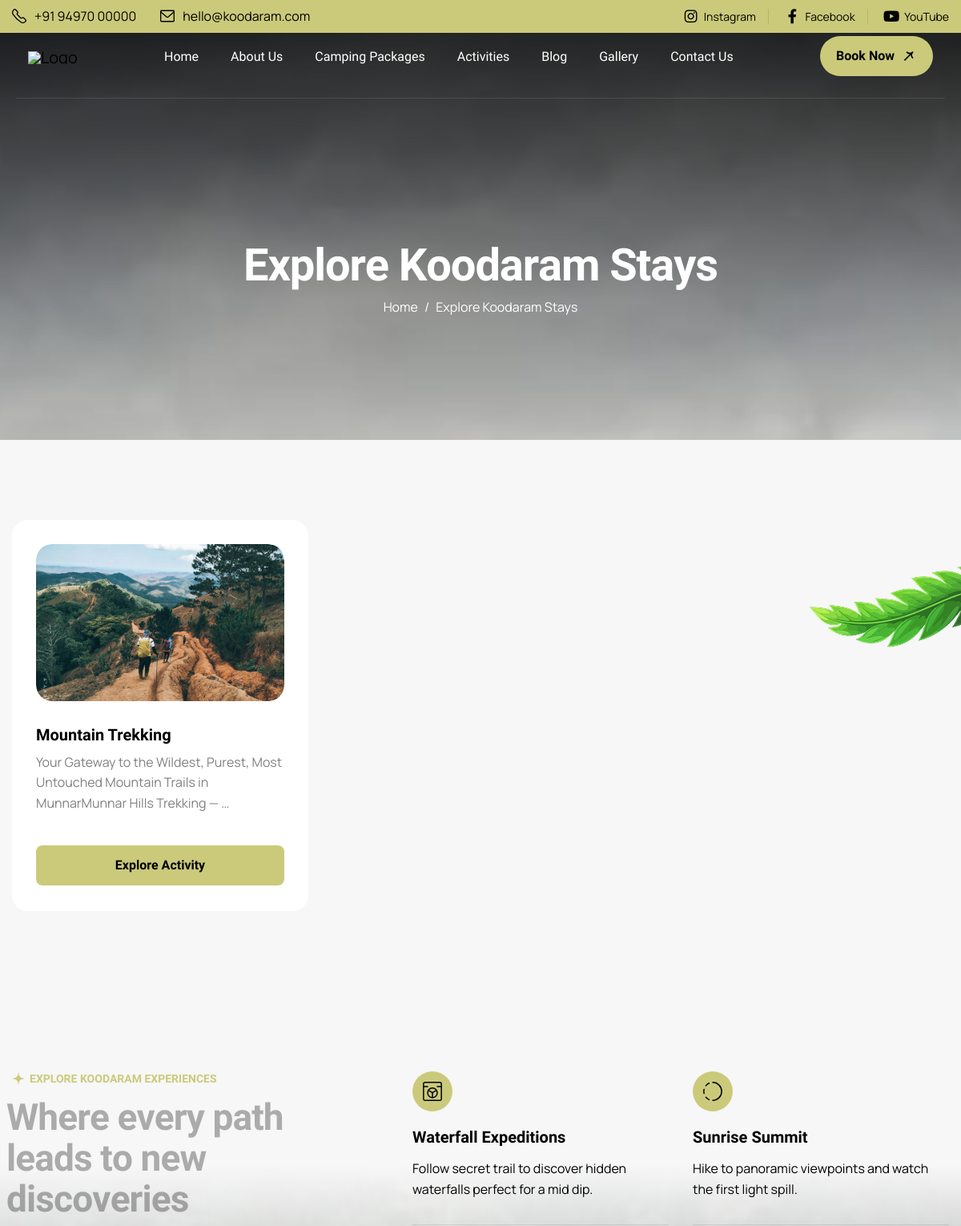
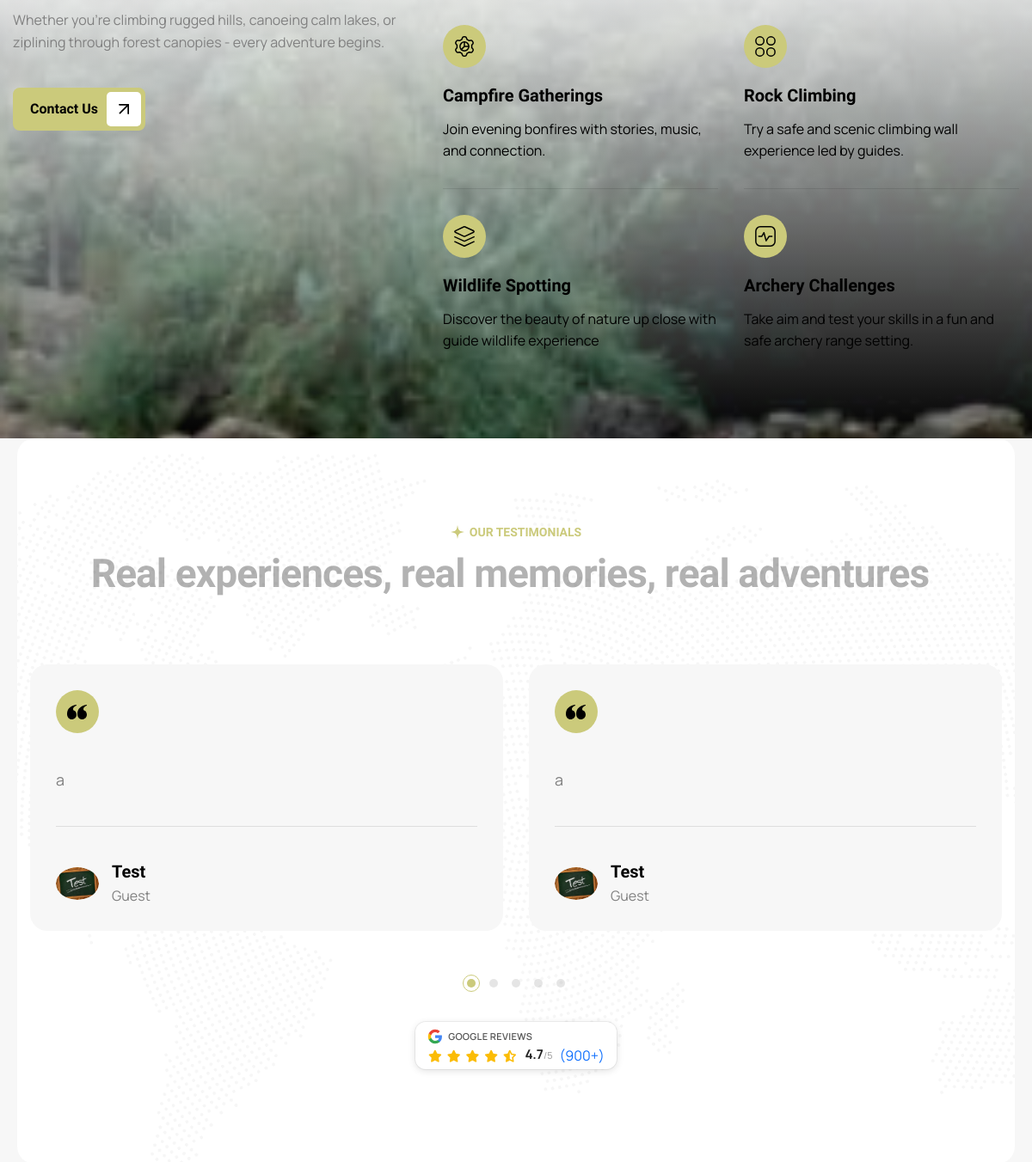
The page /activities/ (upper part) on the database as committed earlier (2 pictures, top to bottom).
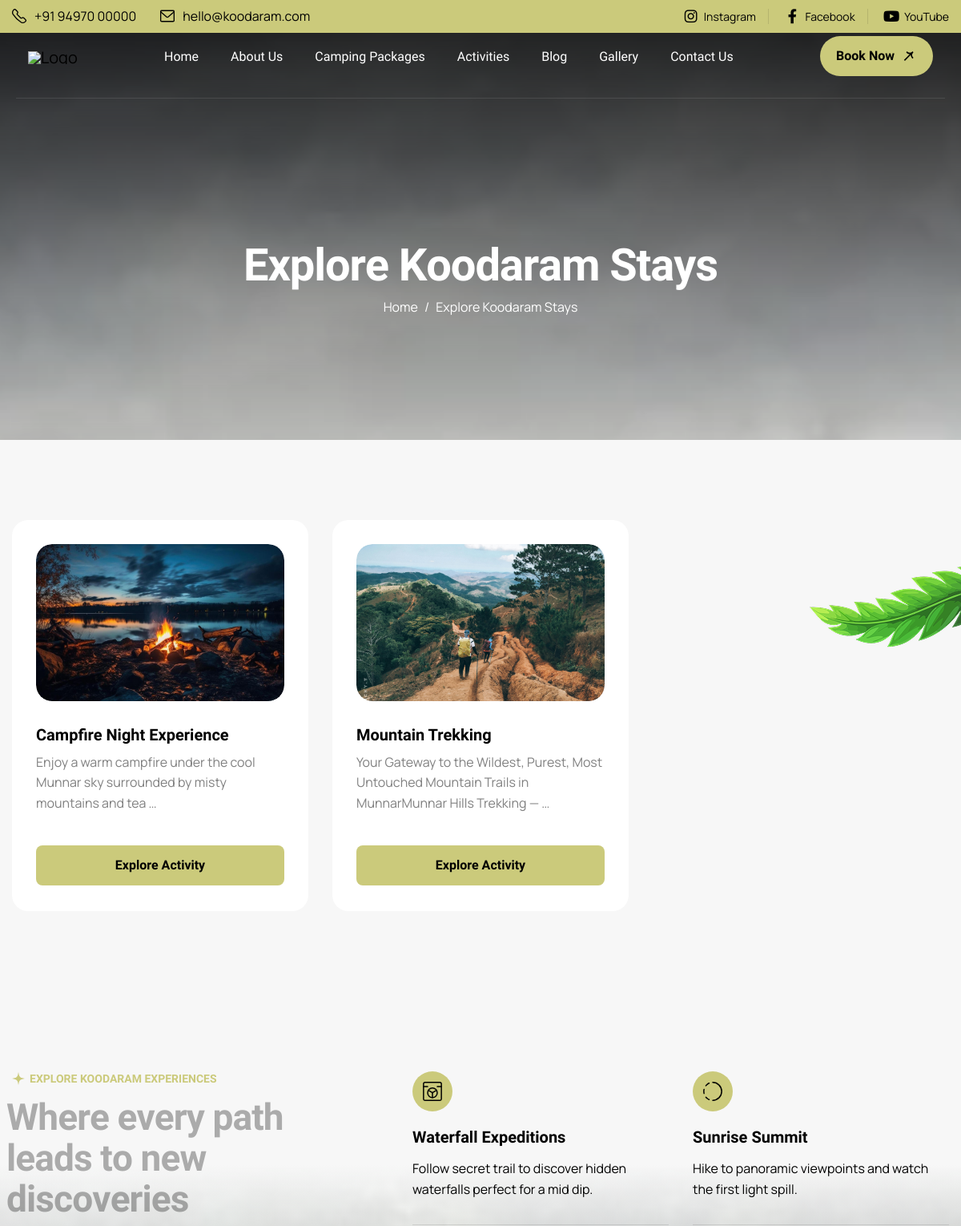
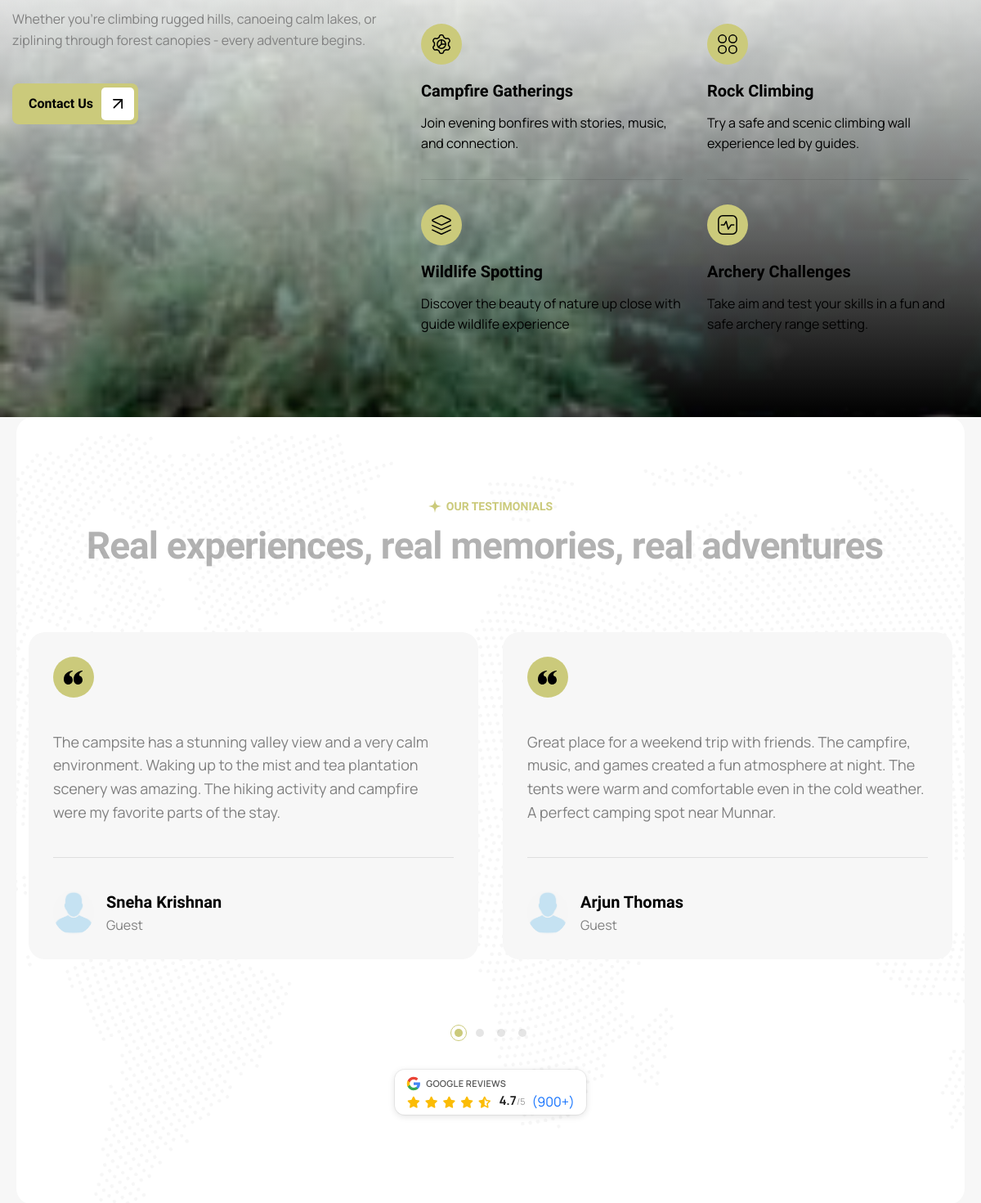
The same page on the database as committed later (2 pictures, top to bottom).
### koodaram_app/models.py (models this page shows, shortened)
class Activity(models.Model):
    title = models.CharField(max_length=200)
    slug = models.SlugField(unique=True, blank=True)
    description = models.TextField()
    image = models.ImageField(upload_to="activities/", help_text="Activity cover image")
    duration = models.CharField(max_length=100, blank=True, help_text="Duration (e.g., 3 Days, 2 Hours)")
    created_at = models.DateTimeField(auto_now_add=True)
    class Meta:
        ordering = ["-created_at"]
        verbose_name_plural = "Activities"

class Testimonial(models.Model):
    name = models.CharField(
        max_length=100, help_text="Name of the person giving the testimonial"
    )
    image = models.ImageField(
        upload_to="testimonials/", blank=True, null=True, help_text="Profile picture"
    )
    review = models.TextField(help_text="Customer or client review")
    created_at = models.DateTimeField(auto_now_add=True)
    updated_at = models.DateTimeField(auto_now=True)
    image_fields = ["image"]
    class Meta:
        ordering = ["-created_at"]
        verbose_name = "Testimonial"
        verbose_name_plural = "Testimonials"

### koodaram_app/views.py (the view)
# urls.py: path("activities/", views.activity_list, name="activity_list"),
def activity_list(request):
    activities_qs = Activity.objects.all().order_by("-created_at")
    paginator = Paginator(activities_qs, 9)
    page_number = request.GET.get("page")
    activities = paginator.get_page(page_number)
    testimonials = list(Testimonial.objects.all()[:8])
    if testimonials and len(testimonials) < 3:
        repeat_count = (3 + len(testimonials) - 1) // len(testimonials)
        testimonials = (testimonials * repeat_count)[:3]
    return render(request, "frontend/activities.html", {"activities": activities, "testimonials": testimonials})

### koodaram_app/context_processors.py (called while the page is built)
def _star_parts(rating: float) -> list[str]:
    rating = max(0.0, min(5.0, float(rating)))
    full = int(rating)
    remainder = rating - full
    half = 1 if remainder >= 0.25 and remainder < 0.75 else 0
    if remainder >= 0.75:
        full = min(5, full + 1)
    empty = max(0, 5 - full - half)
    return (["full"] * full) + (["half"] * half) + (["empty"] * empty)

def google_reviews(request) -> dict[str, Any]:
    rating = getattr(settings, "GOOGLE_REVIEW_RATING", 0.0)
    count = getattr(settings, "GOOGLE_REVIEW_COUNT", 0)
    url = getattr(settings, "GOOGLE_REVIEW_URL", "")
    return {
        "google_review_rating": rating,
        "google_review_count": count,
        "google_review_url": url,
        "google_review_stars": _star_parts(rating),
    }

### templates/frontend/activities.html (shortened to what the changed rows need)
{% extends 'frontend/base.html' %}
{% load static %}
{% block content %}
<div class="page-header parallaxie">
    <div class="container">
        <div class="row">
            <div class="col-lg-12">
                <div class="page-header-box">
                    <h1 class="text-anime-style-3" data-cursor="-opaque">Explore Koodaram Stays</h1>
                </div>
            </div>
        </div>
    </div>
</div>
<div class="page-trips">
    <div class="container">
        <div class="row">
            {% for activity in activities %}
            <div class="col-xl-4 col-md-6">
                <div class="trip-item wow fadeInUp" data-wow-delay="{% cycle '0s' '0.2s' '0.4s' %}">
                    <div class="trip-item-image">
                        <a href="{% url 'activity_single' activity.slug %}" data-cursor-text="View">
                            <figure>
                                {% if activity.image %}
                                <img src="{{ activity.image.url }}" alt="{{ activity.title }}">
                                {% else %}
                                <img src="{% static 'images/trip-image-1.jpg' %}" alt="Default Activity">
                                {% endif %}
                            </figure>
                        </a>
                    </div>
                    <div class="trip-item-body">
                        <div class="trip-item-content">
                            <h3><a href="{% url 'activity_single' activity.slug %}">{{ activity.title }}</a></h3>
                            <p>{{ activity.description|striptags|truncatewords:15 }}</p>
                        </div>
                        <div class="trip-item-btn">
                            <a href="{% url 'activity_single' activity.slug %}" class="btn-default">Explore Activity</a>
                        </div>
                    </div>
                </div>
            </div>
            {% empty %}
            <div class="col-12 text-center">
                <h3>No activities found yet.</h3>
            </div>
            {% endfor %}
        </div>
    </div>
</div>
<div class="our-adventures parallaxie">
    <div class="container">
        <div class="row">
            <div class="col-lg-5">
                <div class="our-adventures-content">
                    <div class="section-title">
                        <h2 class="text-effect" data-cursor="-opaque">Where every path leads to new discoveries</h2>
                    </div>
                </div>
            </div>
        </div>
    </div>
</div>
<div class="our-testimonials-royal bg-section-royal">
    <div class="container">
        <div class="row section-row">
            <div class="col-lg-12">
                <div class="section-title section-title-center">
                    <h2 class="text-effect" data-cursor="-opaque">Real experiences, real memories, real adventures</h2>
                </div>
            </div>
        </div>
        <div class="row">
            <div class="col-lg-12">
                <div class="testimonial-slider-royal">
                    <div class="swiper">
                        <div class="swiper-wrapper" data-cursor-text="Drag">
                            {% for testimonial in testimonials %}
                            <div class="swiper-slide">
                                <div class="testimonial-item-royal">
                                    <div class="testimonial-quote-royal">
                                        <img src="{% static 'images/testimonial-quote-royal.svg' %}" alt="">
                                    </div>
                                    <div class="testimonial-body-royal">
                                        <div class="testimonial-content-royal">
                                            {{ testimonial.review|safe }}
                                        </div>
                                        <div class="testimonial-author-royal">
                                            <div class="author-image-royal">
                                                <figure class="image-anime">
                                                    {% if testimonial.image %}
                                                    <img src="{{ testimonial.image.url }}" alt="{{ testimonial.name }}">
                                                    {% else %}
                                                    <img src="{% static 'images/author-1.jpg' %}"
                                                        alt="{{ testimonial.name }}">
                                                    {% endif %}
                                                </figure>
                                            </div>
                                            <div class="author-content-royal">
                                                <h3>{{ testimonial.name }}</h3>
                                                <p>Guest</p>
                                            </div>
                                        </div>
                                    </div>
                                </div>
                            </div>
                            {% endfor %}
                        </div>
                        <div class="testimonial-pagination-royal"></div>
                    </div>
                </div>
            </div>
            <div class="col-lg-12">
                <div class="section-footer-text wow fadeInUp" data-wow-delay="0.2s">
                    <a href="{{ google_review_url }}" target="_blank" rel="noopener noreferrer"
                        aria-label="Google rating {{ google_review_rating }} out of 5"
                        class="google-review-badge">
                        <div class="google-review-inner">
                            <div class="google-stars-row">
                                <div class="google-stars">
                                    {% for star in google_review_stars %}
                                        {% if star == "full" %}
                                            <i class="fa-solid fa-star"></i>
                                        {% elif star == "half" %}
                                            <i class="fa-solid fa-star-half-stroke"></i>
                                        {% else %}
                                            <i class="fa-regular fa-star"></i>
                                        {% endif %}
                                    {% endfor %}
                                </div>
                            </div>
                        </div>
                    </a>
                </div>
            </div>
        </div>
    </div>
</div>
{% endblock %}

Rows that differ between the two databases and show on the page:
removed Testimonial: review "a", image (picture), name "Test"
removed Testimonial: review "a", image (picture), name "Test"
added Activity: image (picture), title "Campfire Night Experience", description "Enjoy a warm campfire under the cool Munnar sky surrounded by misty mountains and tea …"
added Testimonial: review "The campsite has a stunning valley view and a very calm environment. Waking up to the mist and tea plantation scenery was amazing. The hiking activity and campfire were my favorite parts of the stay.", image (picture), name "Sneha Krishnan"
added Testimonial: review "Great place for a weekend trip with friends. The campfire, music, and games created a fun atmosphere at night. The tents were warm and comfortable even in the cold weather. A perfect camping spot near Munnar.", image (picture), name "Arjun Thomas"
